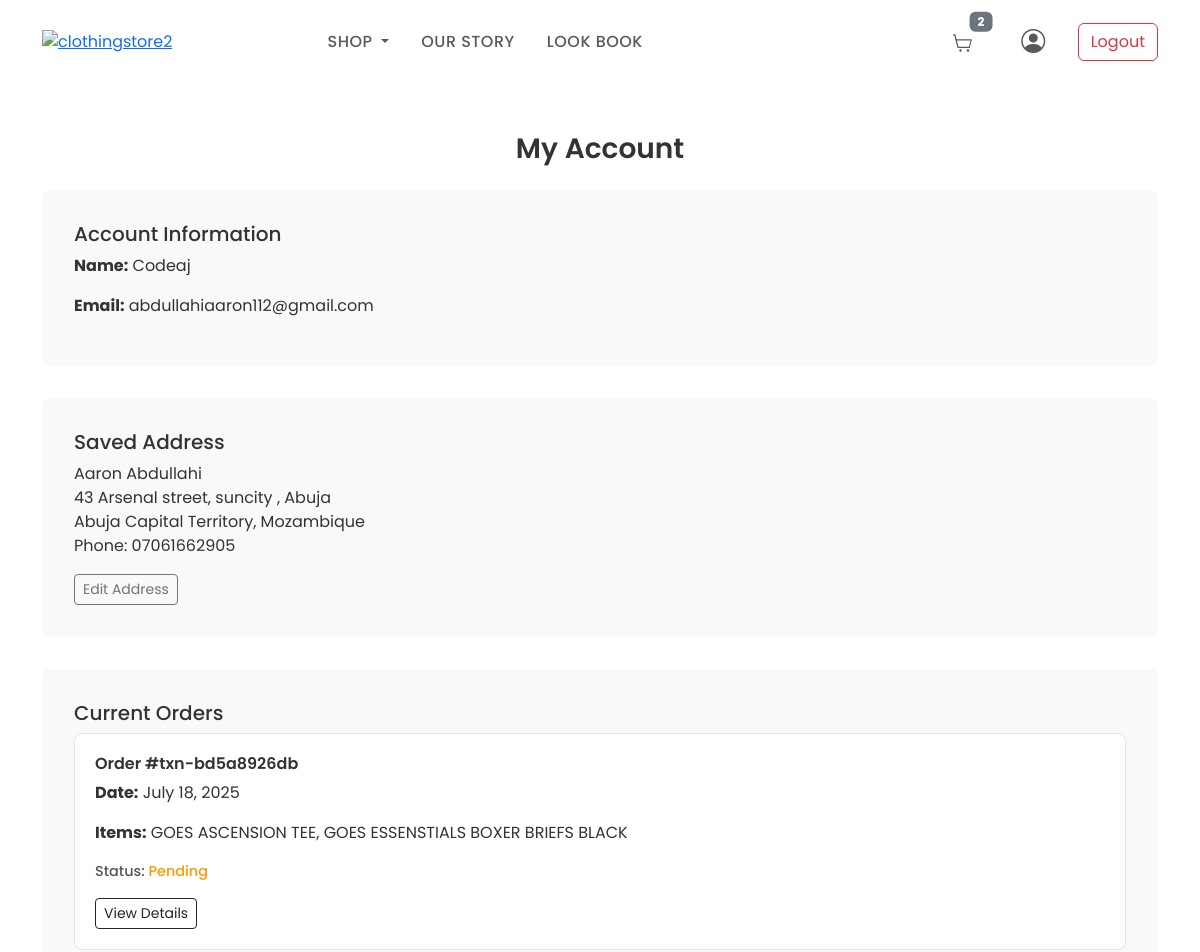
/profile (signed in, upper part), run on an earlier commit of the app's database.
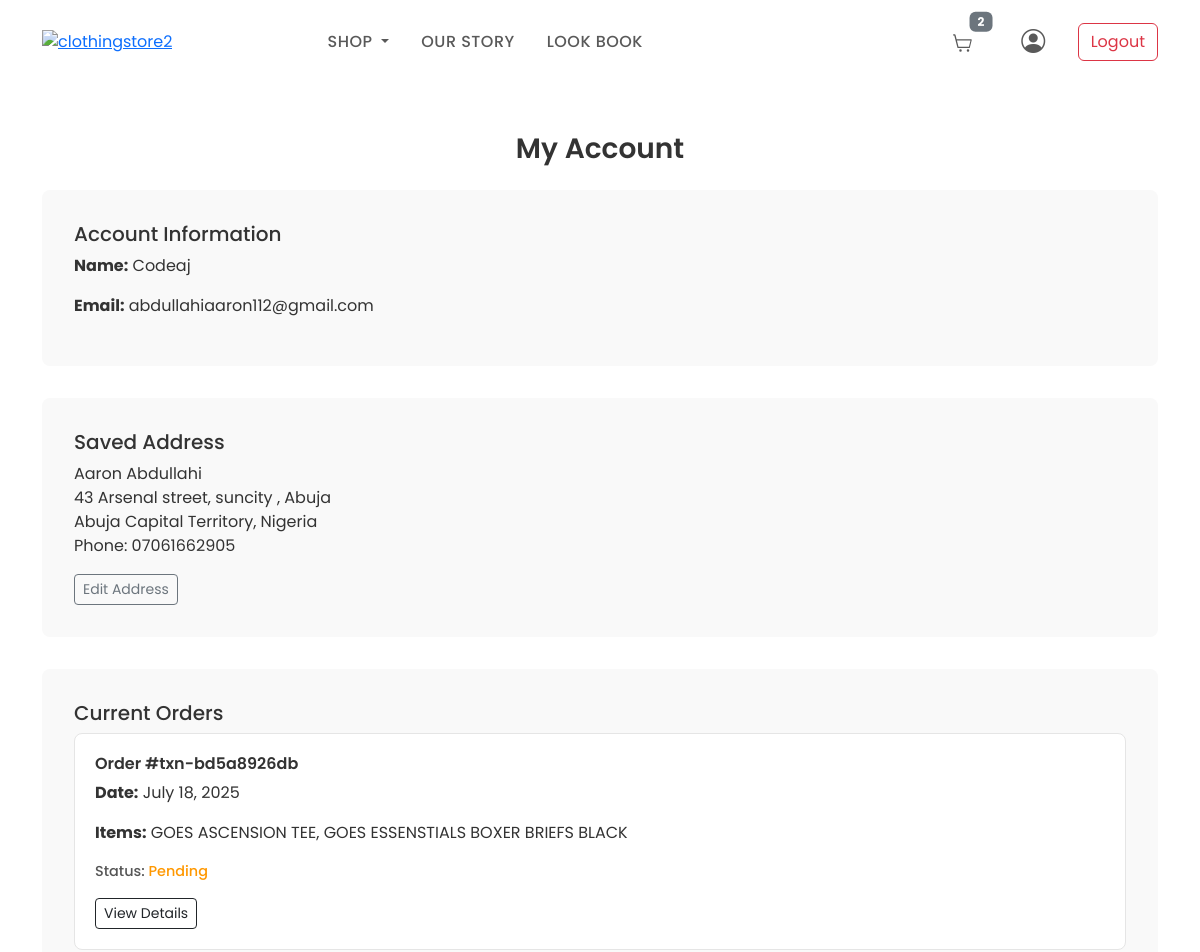
And on a later commit of the database.
### GOESApp/models.py (models this page shows, shortened)
class Address(models.Model):
    full_name = models.CharField(max_length=100, blank=True, null=True)
    street = models.CharField(max_length=255, blank=True, null=True)
    city = models.CharField(max_length=100, blank=True, null=True)
    state = models.CharField(max_length=100, blank=True, null=True)
    postal_code = models.CharField(max_length=20, blank=True, null=True)
    country = models.CharField(max_length=100, blank=True, null=True)
    phone_number = models.CharField(max_length=15, null=True, blank=True)
    class Meta:
        verbose_name = 'Address'
        verbose_name_plural = 'Addresses'

### GOESApp/views.py (the view)
# urls.py: path('profile', views.profile, name='profile'),
@login_required(login_url='/login_user')
def profile(request):
    user = request.user
    address = user.address if hasattr(user, 'address') else None
    categories = Category.objects.all()
    cart_count = 0
    if user.is_authenticated:
        cart, created = Cart.objects.get_or_create(user=user)
        cart_count = cart.items.count()
    transactions = Transaction.objects.filter(user=user).order_by('-transaction_date')
    current_orders = transactions.filter(transaction_status__in=['pending', 'processing', 'approved'])
    past_orders = transactions.filter(transaction_status='declined')  # Add 'delivered' status in the future
    context = {
        'user': user,
        'address': address,
        'categories': categories,
        'cart_count': cart_count,
        'current_orders': current_orders,
        'past_orders': past_orders,
    }
    return render(request, 'GOESAPP/profile.html', context)

### GOESApp/context_processors.py (called while the page is built)
def cart_item_count(request):
    count = 0
    try:
        if request.user.is_authenticated:
            cart = Cart.objects.get(user=request.user)
        else:
            session_key = request.session.session_key
            if not session_key:
                request.session.create()
            session_key = request.session.session_key
            cart = Cart.objects.get(session_key=session_key)
        if cart:
            count = sum(item.quantity for item in cart.items.all())
    except Cart.DoesNotExist:
        pass
    return {'cart_count': count}

### GOESApp/templates/GOESAPP/profile.html (shortened to what this page needs)
{% load static %}
<!DOCTYPE html>
<html lang="en">
<head>
  <link rel="stylesheet" href="https://cdn.jsdelivr.net/npm/bootstrap-icons@1.10.5/font/bootstrap-icons.css">
  <link href="https://cdn.jsdelivr.net/npm/bootstrap@5.3.0/dist/css/bootstrap.min.css" rel="stylesheet">
</head>
<body>
  <nav class="navbar navbar-expand-lg navbar-light bg-white py-3">
    <div class="container">
      <div class="mcb-column-inner mfn-module-wrapper mcb-column-inner-hh9pp43d mcb-item-header_logo-inner">
        <a class="logo-wrapper" href="{% url 'home' %}">
          <img style="width:100px;" src="{% static 'images/LOGO_20_TRANS[1].png'%}" alt="clothingstore2" />
        </a>
      </div>
      <div class="collapse navbar-collapse" id="navMenu">
        <ul class="navbar-nav mx-auto">
          <li class="nav-item dropdown">
            <a class="nav-link dropdown-toggle" href="#" id="collectionsDropdown" role="button" data-bs-toggle="dropdown" aria-expanded="false">
              Shop
            </a>
          </li>
          <li class="nav-item">
            <a class="nav-link" href="{% url 'our_story' %}">Our Story</a>
          </li>
          <li class="nav-item">
            <a class="nav-link" href="{% url 'shop' %}">Look Book</a>
          </li>
        </ul>
        <ul class="navbar-nav ms-auto align-items-center">
          {% if user.is_authenticated %}
            <li class="nav-item me-3">
              <a class="nav-link position-relative" href="{% url 'cart' %}">
                {% if cart_count > 0 %}
                  <span class="badge bg-secondary position-absolute top-0 start-100 translate-middle">{{ cart_count }}</span>
                {% endif %}
              </a>
            </li>
            <li class="nav-item me-3">
              <a class="nav-link" href="{% url 'profile' %}" title="Your Account">
                <i class="bi bi-person-circle" style="font-size: 1.5rem;"></i>
              </a>
            </li>
            <li class="nav-item">
              <a class="btn btn-outline-danger" href="{% url 'logout_user' %}">Logout</a>
            </li>
          {% endif %}
        </ul>
      </div>
    </div>
  </nav>
  <div class="container my-5">
    <h2 class="section-title text-center">My Account</h2>
    <div class="profile-card">
      <h5>Account Information</h5>
      <p><strong>Name:</strong> {{ user.username }}</p>
      <p><strong>Email:</strong> {{ user.email }}</p>
    </div>
    <div class="profile-card">
      <h5>Saved Address</h5>
      {% if address %}
        <p>
          {{ user.first_name }} {{ user.last_name }}<br>
          {{ address.street|default_if_none:"" }}<br>
          {{ address.city|default_if_none:"" }}, {{ address.country|default_if_none:"" }}<br>
          Phone: {{ address.phone_number|default_if_none:"Not provided" }}
        </p>
        <a href="{% url 'edit_address' %}" class="btn btn-outline-secondary btn-sm">Edit Address</a>
      {% else %}
        <p>No address saved.</p>
        <a href="{% url 'edit_address' %}" class="btn btn-outline-secondary btn-sm">Add Address</a>
      {% endif %}
    </div>
    <div class="profile-card">
      <h5>Current Orders</h5>
      {% if current_orders %}
        {% for order in current_orders %}
          <div class="order-card">
            <h6>Order #{{ order.tx_ref }}</h6>
            <p><strong>Date:</strong> {{ order.transaction_date|date:"F d, Y" }}</p>
            <p><strong>Items:</strong>
              {% for product in order.products.all %}
                {{ product.name }}{% if not forloop.last %}, {% endif %}
              {% endfor %}
            </p>
            <p class="order-status">
              Status:
              <span class="status-{{ order.transaction_status }}">
                {{ order.transaction_status|capfirst }}
              </span>
            </p>
            <a href="{% url 'order_detail' order.id %}" class="btn btn-sm btn-outline-dark">View Details</a>
          </div>
        {% endfor %}
      {% else %}
        <p>No current orders.</p>
      {% endif %}
    </div>
  </div>
</body>
</html>

What changed in the data, as far as the page shows it:
changed Address "43 Arsenal street, suncity , Abuja": country "Mozambique" → "Nigeria"
